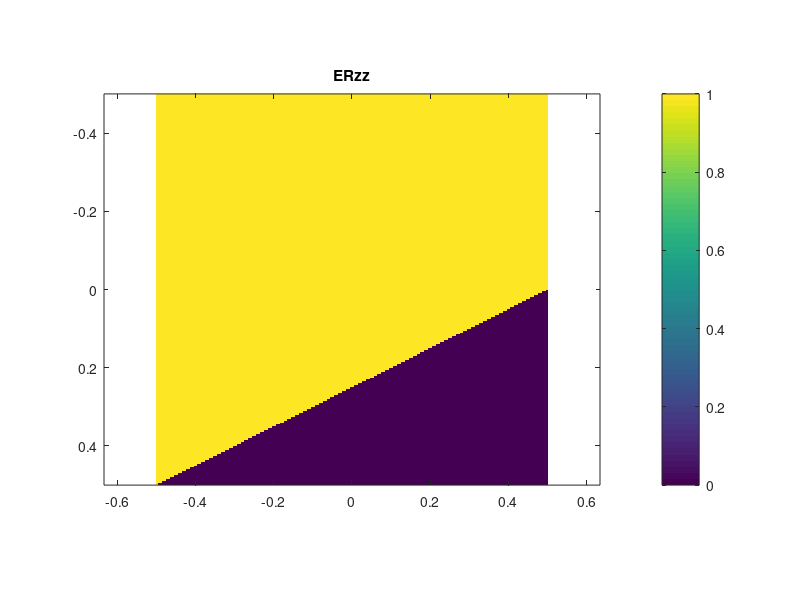

This figure's MATLAB source: (Note: this script raises an error after producing the figure.)
% DEFINE GRID

Sx = 1;
Sy = 1;
Nx = 200;
Ny = 200;

% GRID ARRAYS

dx = Sx/Nx;
xa = [0:Nx - 1]*dx;
xa = xa - mean(xa);

dy = Sy/Ny;
ya = [0:Ny - 1]*dy;
ya = ya - mean(ya);

[Y, X] = meshgrid(ya, xa);

% DEFINE TWO POINTS
p1 = [0.50, 0.00];
p2 = [-0.50, -0.50];
p1 = [0.50, 0.00];
p2 = [-0.50, -0.50];

% FILL HALF SPACE
m = (p2(2)-p1(2))/(p2(1) - p1(1));
A = (Y - p1(2)) - m*(X  - p1(1)) > 0;
A = fliplr(A);

% PLOT A
subplot(1, 1, 1);
imagesc(xa, ya, A.');
axis equal tight;
title('ERzz');
colorbar;
plot_darkmode
drawnow;